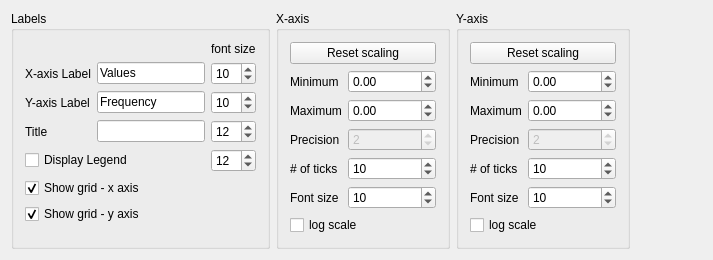
<?xml version="1.0" encoding="UTF-8"?>
<ui version="4.0">
 <class>Chart_display_control</class>
 <widget class="QWidget" name="Chart_display_control">
  <property name="geometry">
   <rect>
    <x>0</x>
    <y>0</y>
    <width>713</width>
    <height>259</height>
   </rect>
  </property>
  <property name="windowTitle">
   <string>Chart_display_control</string>
  </property>
  <layout class="QHBoxLayout" name="horizontalLayout">
   <item>
    <widget class="QGroupBox" name="labelbox">
     <property name="title">
      <string>Labels</string>
     </property>
     <property name="flat">
      <bool>false</bool>
     </property>
     <property name="checkable">
      <bool>false</bool>
     </property>
     <layout class="QVBoxLayout" name="verticalLayout">
      <item>
       <layout class="QGridLayout" name="gridLayout_3">
        <item row="0" column="0">
         <widget class="QWidget" name="widget_2" native="true"/>
        </item>
        <item row="0" column="1" colspan="2">
         <widget class="QWidget" name="widget_3" native="true"/>
        </item>
        <item row="0" column="3">
         <widget class="QLabel" name="label_12">
          <property name="text">
           <string>font size</string>
          </property>
         </widget>
        </item>
        <item row="1" column="0">
         <widget class="QLabel" name="label">
          <property name="text">
           <string>X-axis Label</string>
          </property>
         </widget>
        </item>
        <item row="1" column="1" colspan="2">
         <widget class="QLineEdit" name="x_label_edit">
          <property name="text">
           <string>Values</string>
          </property>
         </widget>
        </item>
        <item row="1" column="3">
         <widget class="QSpinBox" name="x_label_font_size">
          <property name="minimum">
           <number>2</number>
          </property>
          <property name="maximum">
           <number>40</number>
          </property>
          <property name="value">
           <number>10</number>
          </property>
         </widget>
        </item>
        <item row="2" column="0">
         <widget class="QLabel" name="label_2">
          <property name="text">
           <string>Y-axis Label</string>
          </property>
         </widget>
        </item>
        <item row="2" column="1" colspan="2">
         <widget class="QLineEdit" name="y_label_edit">
          <property name="text">
           <string>Frequency</string>
          </property>
         </widget>
        </item>
        <item row="2" column="3">
         <widget class="QSpinBox" name="y_label_font_size">
          <property name="minimum">
           <number>2</number>
          </property>
          <property name="maximum">
           <number>40</number>
          </property>
          <property name="value">
           <number>10</number>
          </property>
         </widget>
        </item>
        <item row="3" column="0">
         <widget class="QLabel" name="label_3">
          <property name="text">
           <string>Title</string>
          </property>
         </widget>
        </item>
        <item row="3" column="1" colspan="2">
         <widget class="QLineEdit" name="title_label_edit"/>
        </item>
        <item row="3" column="3">
         <widget class="QSpinBox" name="title_font_size">
          <property name="minimum">
           <number>2</number>
          </property>
          <property name="maximum">
           <number>40</number>
          </property>
          <property name="value">
           <number>12</number>
          </property>
         </widget>
        </item>
        <item row="4" column="0" colspan="2">
         <widget class="QCheckBox" name="legend_display">
          <property name="text">
           <string>Display Legend</string>
          </property>
         </widget>
        </item>
        <item row="4" column="2">
         <widget class="QWidget" name="widget" native="true"/>
        </item>
        <item row="4" column="3">
         <widget class="QSpinBox" name="legend_font_size">
          <property name="minimum">
           <number>2</number>
          </property>
          <property name="maximum">
           <number>40</number>
          </property>
          <property name="value">
           <number>12</number>
          </property>
         </widget>
        </item>
       </layout>
      </item>
      <item>
       <widget class="QCheckBox" name="x_grid_display">
        <property name="text">
         <string>Show grid - x axis</string>
        </property>
        <property name="checked">
         <bool>true</bool>
        </property>
       </widget>
      </item>
      <item>
       <widget class="QCheckBox" name="y_grid_display">
        <property name="text">
         <string>Show grid - y axis</string>
        </property>
        <property name="checked">
         <bool>true</bool>
        </property>
       </widget>
      </item>
      <item>
       <spacer name="verticalSpacer">
        <property name="orientation">
         <enum>Qt::Vertical</enum>
        </property>
        <property name="sizeHint" stdset="0">
         <size>
          <width>20</width>
          <height>64</height>
         </size>
        </property>
       </spacer>
      </item>
     </layout>
    </widget>
   </item>
   <item>
    <widget class="QGroupBox" name="xbox">
     <property name="title">
      <string>X-axis</string>
     </property>
     <property name="flat">
      <bool>false</bool>
     </property>
     <layout class="QVBoxLayout" name="verticalLayout_2">
      <item>
       <layout class="QGridLayout" name="gridLayout">
        <item row="0" column="0" colspan="2">
         <widget class="QPushButton" name="x_autoscale">
          <property name="text">
           <string>Reset scaling</string>
          </property>
         </widget>
        </item>
        <item row="1" column="0">
         <widget class="QLabel" name="label_4">
          <property name="text">
           <string>Minimum</string>
          </property>
         </widget>
        </item>
        <item row="1" column="1">
         <widget class="QDoubleSpinBox" name="x_min">
          <property name="minimum">
           <double>-999999999.000000000000000</double>
          </property>
          <property name="maximum">
           <double>999999999.000000000000000</double>
          </property>
         </widget>
        </item>
        <item row="2" column="0">
         <widget class="QLabel" name="label_5">
          <property name="text">
           <string>Maximum</string>
          </property>
         </widget>
        </item>
        <item row="2" column="1">
         <widget class="QDoubleSpinBox" name="x_max">
          <property name="minimum">
           <double>-999999999.000000000000000</double>
          </property>
          <property name="maximum">
           <double>999999999.000000000000000</double>
          </property>
         </widget>
        </item>
        <item row="3" column="0">
         <widget class="QLabel" name="label_8">
          <property name="text">
           <string>Precision</string>
          </property>
         </widget>
        </item>
        <item row="3" column="1">
         <widget class="QSpinBox" name="x_precision">
          <property name="enabled">
           <bool>false</bool>
          </property>
          <property name="value">
           <number>2</number>
          </property>
         </widget>
        </item>
        <item row="4" column="0">
         <widget class="QLabel" name="label_9">
          <property name="text">
           <string># of ticks</string>
          </property>
         </widget>
        </item>
        <item row="4" column="1">
         <widget class="QSpinBox" name="x_nticks">
          <property name="value">
           <number>10</number>
          </property>
         </widget>
        </item>
        <item row="5" column="0">
         <widget class="QLabel" name="label_13">
          <property name="text">
           <string>Font size</string>
          </property>
         </widget>
        </item>
        <item row="5" column="1">
         <widget class="QSpinBox" name="x_axis_font_size">
          <property name="minimum">
           <number>2</number>
          </property>
          <property name="maximum">
           <number>40</number>
          </property>
          <property name="singleStep">
           <number>2</number>
          </property>
          <property name="value">
           <number>10</number>
          </property>
         </widget>
        </item>
       </layout>
      </item>
      <item>
       <widget class="QCheckBox" name="x_logscale">
        <property name="text">
         <string>log scale</string>
        </property>
       </widget>
      </item>
      <item>
       <spacer name="verticalSpacer_2">
        <property name="orientation">
         <enum>Qt::Vertical</enum>
        </property>
        <property name="sizeHint" stdset="0">
         <size>
          <width>20</width>
          <height>15</height>
         </size>
        </property>
       </spacer>
      </item>
     </layout>
    </widget>
   </item>
   <item>
    <widget class="QGroupBox" name="xbox_2">
     <property name="title">
      <string>Y-axis</string>
     </property>
     <property name="flat">
      <bool>false</bool>
     </property>
     <layout class="QVBoxLayout" name="verticalLayout_3">
      <item>
       <layout class="QGridLayout" name="gridLayout_2">
        <item row="0" column="0" colspan="2">
         <widget class="QPushButton" name="y_autoscale">
          <property name="text">
           <string>Reset scaling</string>
          </property>
         </widget>
        </item>
        <item row="1" column="0">
         <widget class="QLabel" name="label_6">
          <property name="text">
           <string>Minimum</string>
          </property>
         </widget>
        </item>
        <item row="1" column="1">
         <widget class="QDoubleSpinBox" name="y_min">
          <property name="minimum">
           <double>-999999999.000000000000000</double>
          </property>
          <property name="maximum">
           <double>999999999.000000000000000</double>
          </property>
         </widget>
        </item>
        <item row="2" column="0">
         <widget class="QLabel" name="label_7">
          <property name="text">
           <string>Maximum</string>
          </property>
         </widget>
        </item>
        <item row="2" column="1">
         <widget class="QDoubleSpinBox" name="y_max">
          <property name="minimum">
           <double>-999999999.000000000000000</double>
          </property>
          <property name="maximum">
           <double>999999999.000000000000000</double>
          </property>
         </widget>
        </item>
        <item row="3" column="0">
         <widget class="QLabel" name="label_10">
          <property name="text">
           <string>Precision</string>
          </property>
         </widget>
        </item>
        <item row="3" column="1">
         <widget class="QSpinBox" name="y_precision">
          <property name="enabled">
           <bool>false</bool>
          </property>
          <property name="value">
           <number>2</number>
          </property>
         </widget>
        </item>
        <item row="4" column="0">
         <widget class="QLabel" name="label_11">
          <property name="text">
           <string># of ticks</string>
          </property>
         </widget>
        </item>
        <item row="4" column="1">
         <widget class="QSpinBox" name="y_nticks">
          <property name="value">
           <number>10</number>
          </property>
         </widget>
        </item>
        <item row="5" column="0">
         <widget class="QLabel" name="label_14">
          <property name="text">
           <string>Font size</string>
          </property>
         </widget>
        </item>
        <item row="5" column="1">
         <widget class="QSpinBox" name="y_axis_font_size">
          <property name="minimum">
           <number>2</number>
          </property>
          <property name="maximum">
           <number>40</number>
          </property>
          <property name="singleStep">
           <number>2</number>
          </property>
          <property name="value">
           <number>10</number>
          </property>
         </widget>
        </item>
       </layout>
      </item>
      <item>
       <widget class="QCheckBox" name="y_logscale">
        <property name="enabled">
         <bool>true</bool>
        </property>
        <property name="text">
         <string>log scale</string>
        </property>
       </widget>
      </item>
      <item>
       <spacer name="verticalSpacer_3">
        <property name="orientation">
         <enum>Qt::Vertical</enum>
        </property>
        <property name="sizeHint" stdset="0">
         <size>
          <width>20</width>
          <height>18</height>
         </size>
        </property>
       </spacer>
      </item>
     </layout>
    </widget>
   </item>
   <item>
    <spacer name="horizontalSpacer">
     <property name="orientation">
      <enum>Qt::Horizontal</enum>
     </property>
     <property name="sizeHint" stdset="0">
      <size>
       <width>20</width>
       <height>20</height>
      </size>
     </property>
    </spacer>
   </item>
  </layout>
 </widget>
 <layoutdefault spacing="6" margin="11"/>
 <resources/>
 <connections/>
</ui>
